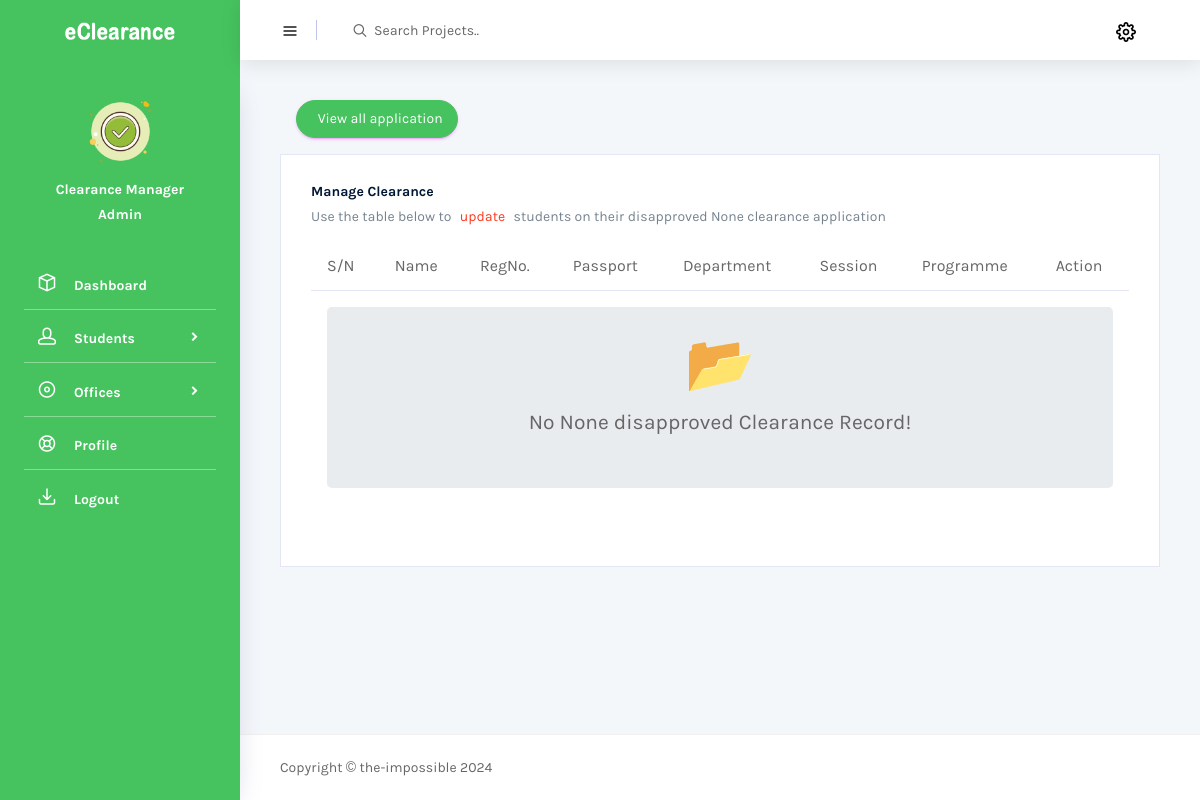
The app's page /disapproved_application (signed in) with its own data.
### eClearanceAuth/models.py (models this page shows, shortened)
class User(AbstractBaseUser, PermissionsMixin):
    user_id = models.UUIDField(
        default=uuid.uuid4, primary_key=True, unique=True, editable=False)
    username = models.CharField(max_length=100, db_index=True,
                                unique=True, verbose_name='reg number', blank=True)
    passport = models.ImageField(
        default='img/user.png', upload_to='uploads/passport/', null=True)
    user_type = models.ForeignKey(
        to="UserType", on_delete=models.CASCADE, blank=True, null=True,)
    name = models.CharField(
        max_length=100, db_index=True, blank=True, null=True)
    date_joined = models.DateTimeField(
        verbose_name='date_joined', auto_now_add=True)
    last_login = models.DateTimeField(
        verbose_name='last_login', auto_now=True, null=True)
    is_active = models.BooleanField(default=True)
    is_staff = models.BooleanField(default=False)
    is_superuser = models.BooleanField(default=False)
    USERNAME_FIELD = 'username'
    REQUIRED_FIELDS = ['name',]
    objects = UserManager()
    def __str__(self):
        return f'{self.username}'
    class Meta:
        db_table = 'Users'
        verbose_name_plural = 'Users'

class UserType(models.Model):
    user_type = models.CharField(max_length=100, unique=True)
    def __str__(self):
        return self.user_type
    class Meta:
        db_table = 'user type'
        verbose_name_plural = 'user type'

### eClearanceAuth/views.py (the view, shortened to what this page needs)
# urls.py: path('disapproved_application', DisapprovedApplicationView.as_view(), name="disapproved_application"),
class DisapprovedApplicationView(LoginRequiredMixin, ListView):
    template_name = "backend/office/disapproved.html"
    def get_office_type(self):
        try:
            profile = AdministrativeProfile.objects.get(
                user=User.objects.get(username=self.request.user))
            office_type = profile.office.office_title
            return office_type
        except AdministrativeProfile.DoesNotExist:
            return None
        except User.DoesNotExist:
            return None
    def get_context_data(self, **kwargs):
        context = super().get_context_data(**kwargs)
        context["office"] = self.office
        return context
    def get_queryset(self):
        office_type = self.get_office_type()
        self.office = office_type
        if office_type != None:
            if office_type == 'Library':
                queryset = LibraryClearance.objects.filter(
                    is_cleared=False, is_disapprove=True).order_by('-date_cleared')
                queryset = queryset.filter(clearance__hostel_clearance__is_cleared=False, clearance__sport_clearance__is_cleared=False,
                                           clearance__internal_audit_clearance__is_cleared=False, clearance__departmental_clearance__is_cleared=False)
                return queryset
            elif office_type == 'Hostel':
                queryset = HostelClearance.objects.filter(
                    is_cleared=False, is_disapprove=True).order_by('-date_cleared')
                queryset = queryset.filter(clearance__library_clearance__is_cleared=True, clearance__sport_clearance__is_cleared=False,
                                           clearance__internal_audit_clearance__is_cleared=False, clearance__departmental_clearance__is_cleared=False)
                return queryset
            elif office_type == 'Sport':
                queryset = SportClearance.objects.filter(
                    is_cleared=False, is_disapprove=True).order_by('-date_cleared')
                queryset = queryset.filter(clearance__library_clearance__is_cleared=True, clearance__hostel_clearance__is_cleared=True,
                                           clearance__internal_audit_clearance__is_cleared=False, clearance__departmental_clearance__is_cleared=False)
                return queryset
            elif office_type == 'Internal Audit':
                queryset = InternalAuditClearance.objects.filter(
                    is_cleared=False, is_disapprove=True).order_by('-date_cleared')
                queryset = queryset.filter(clearance__library_clearance__is_cleared=True, clearance__hostel_clearance__is_cleared=True,
                                           clearance__sport_clearance__is_cleared=True, clearance__departmental_clearance__is_cleared=False)
                return queryset
            elif office_type == 'Department':
                queryset = DepartmentalClearance.objects.filter(
                    is_cleared=False, is_disapprove=True).order_by('-date_cleared')
                profile = AdministrativeProfile.objects.get(
                    user=User.objects.get(username=self.request.user))
                queryset = queryset.filter(clearance__library_clearance__is_cleared=True, clearance__hostel_clearance__is_cleared=True,
                                           clearance__sport_clearance__is_cleared=True, clearance__internal_audit_clearance__is_cleared=True, department=profile.a_departmental_office)
                return queryset
        else:
            pass

### Templates/backend/office/disapproved.html (shortened to what this page needs)
{% extends 'base.html' %}
{% load static %}
{% load crispy_forms_tags %}
{% block head %}{% include 'partials/auth_head.html' %}{% endblock head %}
{% block body %}
  <div class="container-scroller">
    {% block nav %}{% include 'partials/auth_nav.html' %}{% endblock nav %}
    <div class="container-fluid page-body-wrapper">
      {% include 'partials/auth_sidebar.html' %}
      <div class="main-panel">
        <div class="content-wrapper">
          <div class="row">
            <div class="col.lg-12 grid-margin">
              <a href="{% url 'auth:clearance_application' %}" class="btn rounded-pill btn-primary ml-4">
                &nbsp; View all application
              </a>
            </div>
            <div class="col-lg-12 grid-margin stretch-card">
              <div class="card">
                <div class="card-body">
                  <h4 class="card-title">Manage Clearance</h4>
                  <p class="card-description">
                    Use the table below to <code>update</code> students on their disapproved {{office}} clearance application
                  </p>
                  <div class="table-responsive">
                    <table class="table table-hover">
                      <thead>
                        <tr>
                          <th>S/N</th>
                          <th>Name</th>
                          <th>RegNo.</th>
                          <th>Passport</th>
                          <th>Department</th>
                          <th>Session</th>
                          <th>Programme</th>
                          <th>Action</th>
                        </tr>
                      </thead>
                      <tbody>
                        {% if object_list %}
                          {% for object in object_list %}
                            <tr>
                              <td>{{forloop.counter}}</td>
                              <td>{{object.clearance.student.user.name|upper}}</td>
                              <td>{{object.clearance.student.user.username}}</td>
                              <td>
                                <a href=""> <img src="{{object.clearance.student.user.passport.url}}" alt="passport"></a>
                              </td>
                              <td>{{object.clearance.student.department}}</td>
                              <td><label class="badge badge-danger">{{object.clearance.student.session}}</label></td>
                              <td class="text-success"> {{object.clearance.student.programme}} </td>
                              <td><button type="button" class="btn rounded-pill btn-success btn-sm" data-toggle="modal"
                                data-target="#approve{{forloop.counter}}">Clear Student
                                </button></td>
                            </tr>
                              <div class="modal fade to_remove" id="approve{{forloop.counter}}" style="display: none;" aria-hidden="true">
                                <div class="modal-dialog" role="document">
                                  <div class="modal-content">
                                    <div class="modal-header">
                                      <h5 class="modal-title">Clearance Action</h5>
                                      <button type="button" class="close btn btn-secondary" data-dismiss="modal"><span>×</span>
                                      </button>
                                    </div>
                                    <div class="modal-body">
                                      {% if office == 'Internal Audit' %}
                                      Ensure students has uploaded the correct documents otherwise simply ignore
                                      {% else %}
                                      Ensure student has <code>returned</code>collected items otherwise simply ignore
                                      {% endif %}
                                        <br>
                                        <br>
                                        <form method="POST">
                                          <b>NB: This process is non-reversal</b>
                                          <p>Ensure the student has meets <code>approval</code> requirements</p>
                                          <p> Click the button below to approve clearance application for <b>{{object.clearance.student.user.name|upper}}</b> with registration number of <b>{{object.clearance.student.user.username}}</b> </p>
                                          {% csrf_token %}
                                          {% if office == 'Internal Audit' %}
                                            <div class="parent-container{{forloop.counter}}">
                                              <a id="viewFile" href="{{ object.departmental_clearance_one.url }}" class="btn btn-success btn-sm viewFile" title="Departmental clearance year 1">re-view uploaded files</a>
                                              <br>
                                              <br>
                                              <a href="{{ object.departmental_clearance_two.url }}" title="Departmental clearance year 2"></a>
                                              <a href="{{ object.school_fee_receipt_one.url }}" title="School fees receipt year 1"></a>
                                              <a href="{{ object.school_fee_receipt_two.url }}" title="School fees receipt year 2"></a>
                                              <a href="{{ object.school_id_card.url }}" title="School ID card"></a>
                                              <a href="{{ object.remita_one.url }}" title="Remita One"></a>
                                              <a href="{{ object.remita_two.url }}" title="Remita Two"></a>
                                            </div>
                                            {% endif %}
                                          <input type="hidden" name="clearance_id" value="{{object.pk}}">
                                          <button class="btn btn-success btn-sm" name="approve" type="submit">Approve</button>
                                        </form>
                                      </div>
                                      <div class="modal-footer">
                                        <button class="btn btn-secondary" type="button" data-dismiss="modal">Cancel</button>
                                      </div>
                                  </div>
                                </div>
                              </div>
                          {% endfor %}
                        {% else %}
                        <tr>
                          <td colspan="12">
                            <div class="jumbotron text-center p-5">
                              <p style="font-size: 4em;">📂</p> <br> <br>
                              <p style="font-size: 1.5em;">No {{office}} disapproved Clearance Record!</p>
                            </div>
                          </td>
                        </tr>
                        {% endif %}
                      </tbody>
                    </table>
                  </div>
                </div>
              </div>
            </div>
          </div>
        </div>
        {% block footer %}{% include 'partials/auth_footer.html' %}{% endblock footer %}
      </div>
    </div>
  </div>
{% endblock body %}

### Templates/partials/auth_sidebar.html (shortened to what this page needs)
{% load static %}
<nav class="sidebar sidebar-offcanvas" id="sidebar">
    <div class="user-profile">
      <div class="user-image">
        <img src="{{ request.user.passport.url }}">
      </div>
      <div class="user-name">
          {{ request.user.name }}
      </div>
      <div class="user-designation">
          {{ request.user.user_type }}
      </div>
    </div>
    <ul class="nav">
      <li class="nav-item">
        <a class="nav-link" href="{% url 'auth:dashboard' %}">
          <i class="icon-box menu-icon"></i>
          <span class="menu-title">Dashboard</span>
        </a>
      </li>
      {% if request.user.user_type.user_type == "Admin" %}
      <li class="nav-item">
        <a class="nav-link" data-toggle="collapse" href="#ui-basic" aria-expanded="false" aria-controls="ui-basic">
          <i class="icon-head menu-icon"></i>
          <span class="menu-title">Students</span>
          <i class="menu-arrow"></i>
        </a>
      </li>
      <li class="nav-item">
        <a class="nav-link" data-toggle="collapse" href="#ui-office" aria-expanded="false" aria-controls="ui-office">
          <i class="icon-disc menu-icon"></i>
          <span class="menu-title">Offices</span>
          <i class="menu-arrow"></i>
        </a>
      </li>
      {% endif %}
      <li class="nav-item">
        {% if request.user.user_type.user_type == "Student" %}
        <a class="nav-link"
        href="{% url 'auth:update_student_profile' request.user.pk %}">
        <i class="icon-help menu-icon"></i>
        <span class="menu-title">Profile</span>
      </a>
      {% elif request.user.user_type.user_type == "Office" %}
      <a class="nav-link"
        href="{% url 'auth:update_student_profile' request.user.pk %}">
        <i class="icon-help menu-icon"></i>
        <span class="menu-title">Profile</span>
      </a>
      {% elif request.user.user_type.user_type == "Admin" %}
      <a class="nav-link"
        href="{% url 'auth:update_student_profile' request.user.pk %}">
        <i class="icon-help menu-icon"></i>
        <span class="menu-title">Profile</span>
      </a>
      {% endif %}
      </li>
      <li class="nav-item">
        <a class="nav-link" data-toggle="modal" data-target="#basicModal" style="cursor: pointer;">
          <i class="icon-inbox menu-icon"></i>
          <span class="menu-title">Logout</span>
        </a>
      </li>
    </ul>
  </nav>

### records on screen
User: user.passport (picture), user.name "Clearance Manager", user.user_type "Admin"

### other values on screen
{{ office }} "None"
